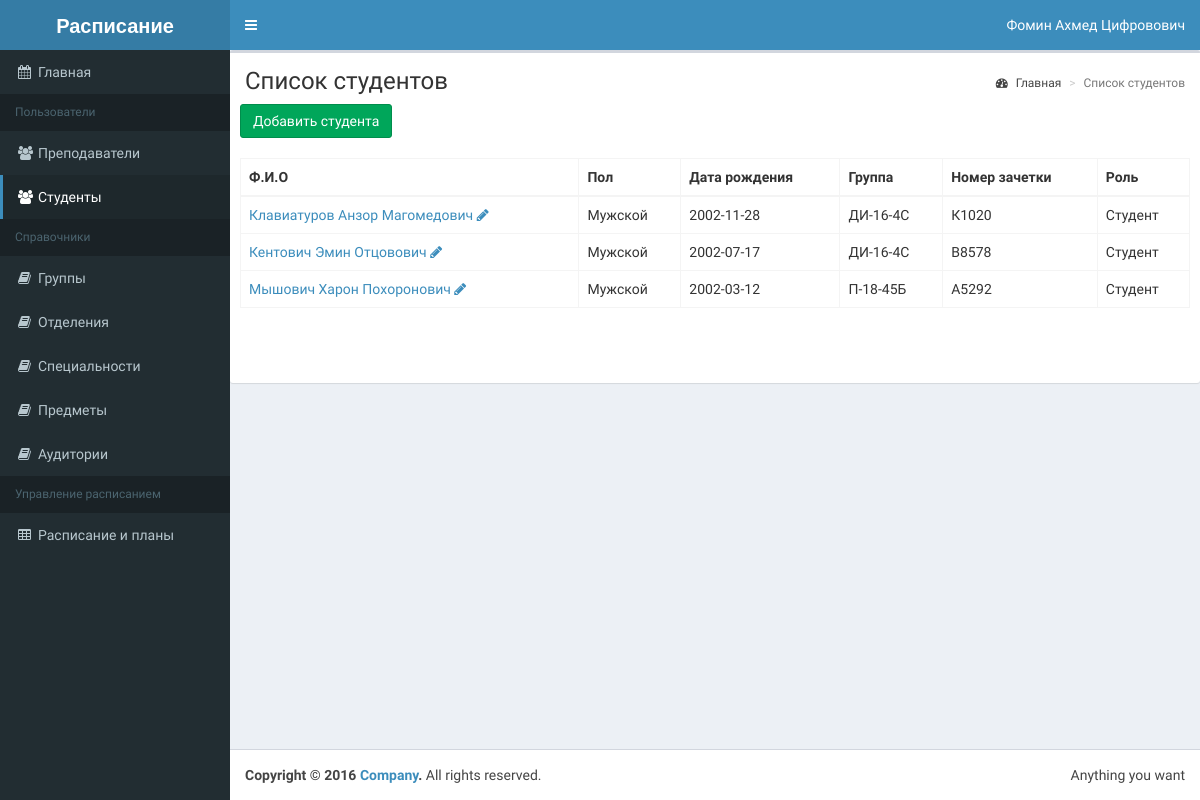
The page /list-student.php (signed in) on the database its author committed.
### tables this page shows
CREATE TABLE `student` (
  `user_id` bigint NOT NULL,
  `gruppa_id` int NOT NULL,
  `num_zach` varchar(10) NOT NULL
);

CREATE TABLE `gender` (
  `gender_id` tinyint NOT NULL,
  `name` varchar(10) NOT NULL
);

CREATE TABLE `user` (
  `user_id` bigint NOT NULL,
  `lastname` varchar(50) NOT NULL,
  `firstname` varchar(50) NOT NULL,
  `patronymic` varchar(50) DEFAULT NULL,
  `login` varchar(50) DEFAULT NULL,
  `pass` varchar(255) NOT NULL,
  `gender_id` tinyint NOT NULL,
  `birthday` date DEFAULT NULL,
  `role_id` tinyint NOT NULL,
  `active` tinyint NOT NULL DEFAULT '1'
);

CREATE TABLE `gruppa` (
  `gruppa_id` int NOT NULL,
  `name` varchar(10) NOT NULL,
  `special_id` int NOT NULL,
  `date_begin` date NOT NULL,
  `date_end` date DEFAULT NULL
);

CREATE TABLE `role` (
  `role_id` tinyint NOT NULL,
  `sys_name` varchar(20) NOT NULL,
  `name` varchar(20) NOT NULL,
  `active` tinyint NOT NULL DEFAULT '1'
);

### classes/BaseMap.php (called while the page is built, shortened)
<?php
abstract class BaseMap extends Config {
  function __construct() {
    try {
      $this->db = new
      PDO('mysql:host='.self::HOST.';dbname='.self::DB_NAME, self::DB_USER, self::DB_PASSWORD);
    }
    catch(PDOException $e) {
      echo $e->getMessage();
    }
  }
}

### classes/StudentMap.php (called while the page is built, shortened)
<?php
class StudentMap extends BaseMap {
  public function findAll($ofset = 0, $limit = 20) {
    $res = $this->db->query("SELECT user.user_id, CONCAT(user.lastname,' ', user.firstname, ' ', user.patronymic) AS fio, user.birthday, "
    . " gender.name AS gender, gruppa.name AS gruppa, student.num_zach AS num_zach, role.name AS role FROM student INNER JOIN gruppa ON gruppa.gruppa_id=student.gruppa_id "
    . " INNER JOIN user ON student.user_id=user.user_id "
    . "INNER JOIN gender ON user.gender_id=gender.gender_id"
    . " INNER JOIN role ON user.role_id=role.role_id WHERE role.sys_name='student' LIMIT $ofset, $limit");
    return $res->fetchAll(PDO::FETCH_OBJ);
  }
}

### list-student.php (the view, shortened to what this page needs)
<?php
$size = 20;
if (isset($_GET['page'])) {
  $page = Helper::clearInt($_GET['page']);
} else {
  $page = 1;
}
$studentMap = new StudentMap();
$students = $studentMap->findAll($page*$size-$size,
$size);
require_once 'template/header.php';
?>
<div class="row">
  <div class="col-xs-12">
    <div class="box">
      <section class="content-header">
        <h1>Список студентов</h1>
        <ol class="breadcrumb">
          <li><a href="/index.php"><i class="fa fa-dashboard"></i> Главная</a></li>
          <li class="active">Список студентов</li>
        </ol>
      </section>
      <div class="box-body">
        <a class="btn btn-success" href="add-student.php">Добавить студента</a>
      </div>
      <div class="box-body">
        <?php
        if ($students) { ?>
        <table id="example2" class="table table-bordered table-hover">
          <thead>
            <tr>
              <th>Ф.И.О</th>
              <th>Пол</th>
              <th>Дата рождения</th>
              <th>Группа</th>
              <th>Номер зачетки</th>
              <th>Роль</th>
            </tr>
          </thead>
          <tbody>
          <?php
          foreach ($students as $student) {
          echo '<tr>';
          echo '<td><a href="profile-student.php?id='.$student->user_id.'">'.$student->fio.'</a> '
          . '<a href="add-student.php?id='.$student->user_id.'"><i class="fa fa-pencil"></i></a></td>';
          echo '<td>'.$student->gender.'</td>';
          echo '<td>'.$student->birthday.'</td>';
          echo '<td>'.$student->gruppa.'</td>';
          echo '<td>'.$student->num_zach.'</td>';
          echo '<td>'.$student->role.'</td>';
          echo '</tr>';
          }
          ?>
          </tbody>
        </table>
        <?php } else {
        echo 'Ни одного студента не найдено';
        } ?>
      </div>
      <div class="box-body">
      </div>
    </div>
  </div>
</div>
<?php
require_once 'template/footer.php';
?>

### template/header.php (shortened to what this page needs)
<!DOCTYPE html>
<html>
<head>
  <link rel="stylesheet" href="template/css/bootstrap.min.css">
  <link rel="stylesheet" href="template/css/font-awesome.min.css">
  <link rel="stylesheet" href="template/css/ionicons.min.css">
  <link rel="stylesheet" href="template/css/AdminLTE.min.css">
  <link rel="stylesheet" href="template/css/skins/skin-blue.min.css">
  <link rel="stylesheet" href="/template/css/main.css">
</head>
<body class="hold-transition skin-blue sidebar-mini">
<div class="wrapper">
  <header class="main-header">
    <a href="index.php" class="logo">
      <span class="logo-lg"><b>Расписание</b></span>
    </a>
    <nav class="navbar navbar-static-top" role="navigation">
      <a href="#" class="sidebar-toggle" data-toggle="push-menu" role="button">
      </a>
      <div class="navbar-custom-menu">
        <ul class="nav navbar-nav">
          <li class="dropdown user user-menu">
            <a href="#" class="dropdown-toggle" data-toggle="dropdown">
              <span class="hidden-xs"><?= $_SESSION['fio'] ?></span>
            </a>
          </li>
        </ul>
      </div>
    </nav>
  </header>
  <?php if ($_SESSION['role'] == "admin" or $_SESSION['role'] == "manager") { ?>
  <aside class="main-sidebar">
    <section class="sidebar">
        <? require_once "template/menu.php"; ?>
  </aside>
      <?php } ?>
  <div class="content-wrapper">

### template/menu.php
<aside class="main-sidebar">
  <section class="sidebar">
    <ul class="sidebar-menu" data-widget="tree">
      <li
        <?=($_SERVER['PHP_SELF']=='/index.php')?'class="active"' : '';?>>
        <a href="index.php"><i class="fa fa-calendar"></i><span>Главная</span></a>
      </li>
      <li class="header">Пользователи</li>
        <li
          <?=($_SERVER['PHP_SELF']=='/list-teacher.php')?'class="active"':'';?>>
          <a href="list-teacher.php"><i class="fa fa-users"></i><span>Преподаватели</span></a>
        </li>
        <li
          <?=($_SERVER['PHP_SELF']=='/list-student.php')?'class="active"':'';?>>
          <a href="list-student.php"><i class="fa fa-users"></i><span>Студенты</span></a>
        </li>
      <li class="header">Справочники</li>
        <li
          <?=($_SERVER['PHP_SELF']=='/list-gruppa.php')?'class="active"':'';?>>
          <a href="list-gruppa.php"><i class="fa fa-book"></i><span>Группы</span></a>
        </li>
        <li
          <?=($_SERVER['PHP_SELF']=='/list-otdel.php')?'class="active"':'';?>>
          <a href="list-otdel.php"><i class="fa fa-book"></i><span>Отделения</span></a>
        </li>
        <li
          <?=($_SERVER['PHP_SELF']=='/list-special.php')?'class="active"':'';?>>
          <a href="list-special.php"><i class="fa fa-book"></i><span>Специальности</span></a>
        </li>
        <li
          <?=($_SERVER['PHP_SELF']=='/list-subject.php')?'class="active"':'';?>>
          <a href="list-subject.php"><i class="fa fa-book"></i><span>Предметы</span></a>
        </li>
        <li
          <?=($_SERVER['PHP_SELF']=='/list-classroom.php')?'class="active"':'';?>>
          <a href="list-classroom.php"><i class="fa fa-book"></i><span>Аудитории</span></a>
        </li>
        <li class="header">Управление расписанием</li>
        <li
          <?=($_SERVER['PHP_SELF']=='/list-teacher-schedule.php')?'class="active"':'';?>>
          <a href="list-teacher-schedule.php"><i class="fa fa-table"></i><span>Расписание и планы</span></a>
        </li>
    </ul>
  </section>
</aside>

### template/footer.php (shortened to what this page needs)
    </div>
  <footer class="main-footer">
    <div class="pull-right hidden-xs">
      Anything you want
    </div>
    <strong>Copyright &copy; 2016 <a href="#">Company</a>.</strong> All rights reserved.
  </footer>
</div>
</body>
</html>

### rows shown on the page
student: fio "Клавиатуров Анзор Магомедович", gender.name "Мужской", user_id.birthday "2002-11-28", gruppa.name "ДИ-16-4С", num_zach "К1020", role.name "Студент"
student: fio "Кентович Эмин Отцовович", gender.name "Мужской", user_id.birthday "2002-07-17", gruppa.name "ДИ-16-4С", num_zach "В8578", role.name "Студент"
student: fio "Мышович Xарон Поxоронович", gender.name "Мужской", user_id.birthday "2002-03-12", gruppa.name "П-18-45Б", num_zach "А5292", role.name "Студент"

### other values the page prints
$_SESSION['fio'] "Фомин Аxмед Цифровович"
